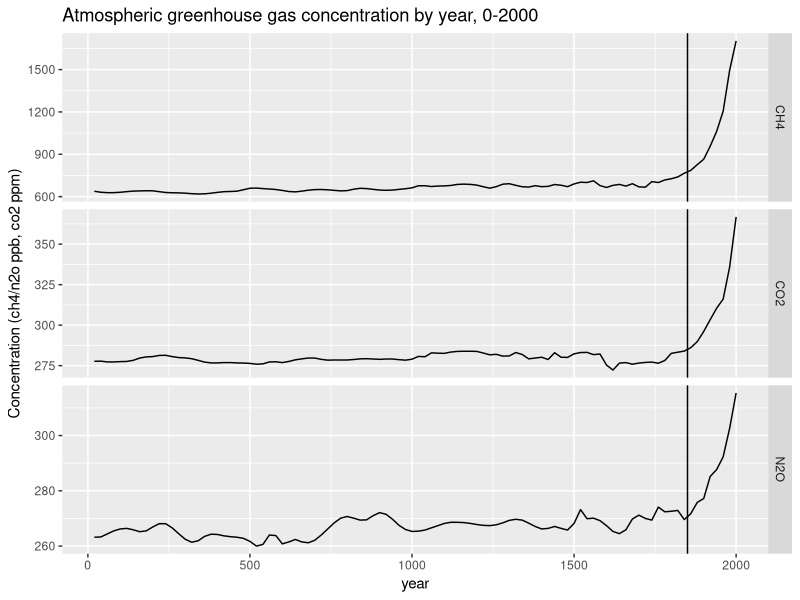
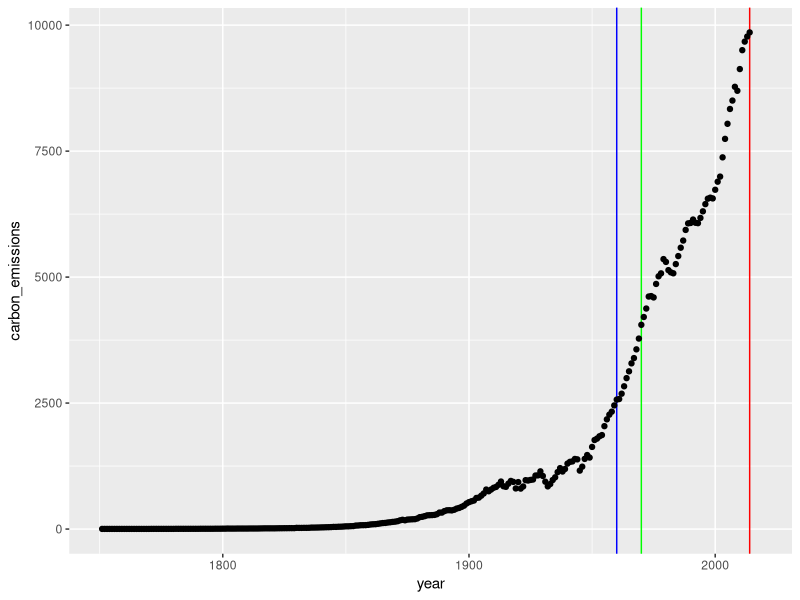
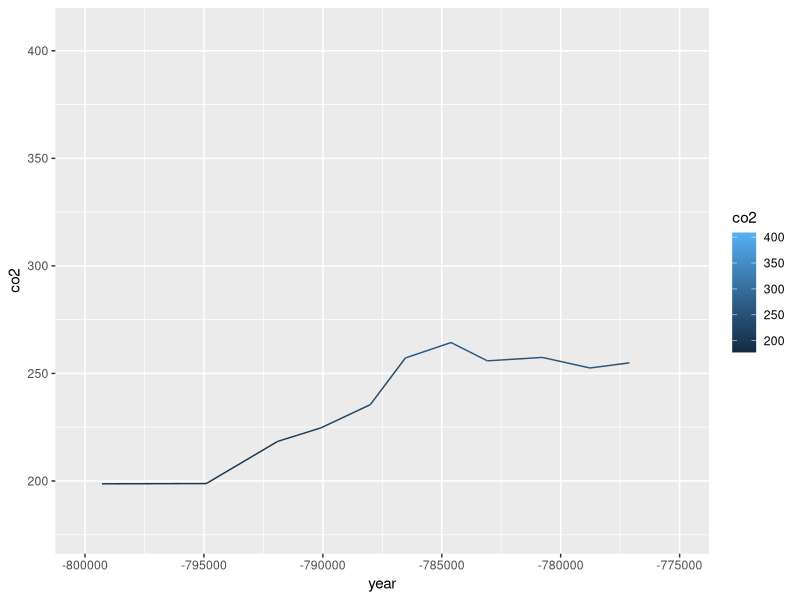
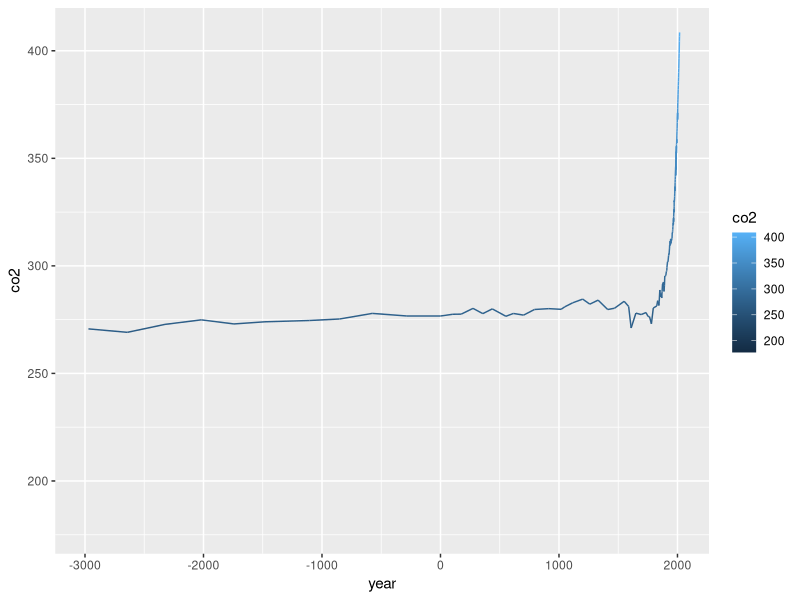

R code for these plots, in order:
library(tidyverse)
library(dslabs)
data(temp_carbon)
data(greenhouse_gases)
data(historic_co2)

greenhouse_gases %>%
  ggplot(aes(year,concentration)) +
  geom_line() +
  facet_grid(gas ~ ., scales = "free") +
  geom_vline(aes(xintercept = 1850)) +
  ylab("Concentration (ch4/n2o ppb, co2 ppm)") +
  ggtitle("Atmospheric greenhouse gas concentration by year, 0-2000")


temp_carbon %>%
  ggplot(aes(year,carbon_emissions)) +
  geom_vline(aes(xintercept = 1960),col="blue") +
  geom_vline(aes(xintercept = 1970),col="green") +
  geom_vline(aes(xintercept = 2014),col="red") +
  geom_point() 


historic_co2

co2_time <-historic_co2 %>% filter(!is.na(year) & !is.na(co2)) %>%
  ggplot(aes(year,co2))  +  geom_line(aes(col=co2)) +
  scale_x_continuous(limit=c(-800000,-775000))
co2_time

co2_time <-historic_co2 %>% filter(!is.na(year) & !is.na(co2)) %>%
  ggplot(aes(year,co2))  +  geom_line(aes(col=co2)) +
  scale_x_continuous(limit=c(-3000,2018))
co2_time
